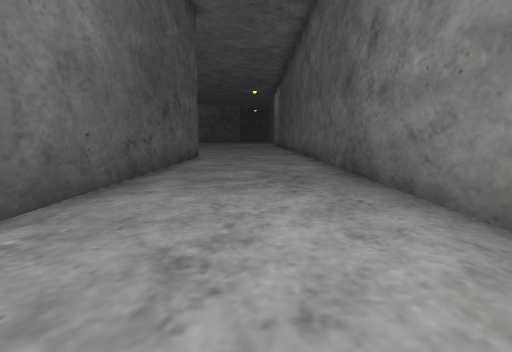
view 1 (above)

22 first-person views from a walk through a Godot game level. The camera is 1.2 m above the floor, tilts 6° down and sees 70° across. The floor is counted in squares, 1.73 m on a side. Each view is taken from the middle of a square. On the plan, view 1 faces up. The plan holds only what a view shows up to about 11 squares ahead; the rest is blank. The place goes on beyond the plan.

view 2
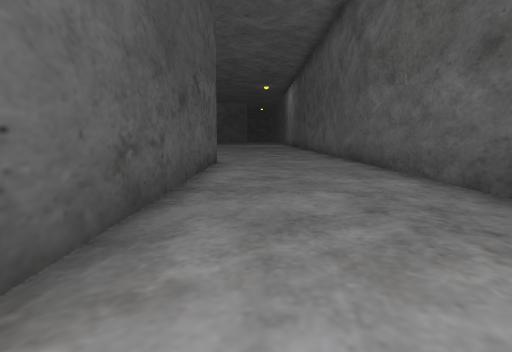

view 3
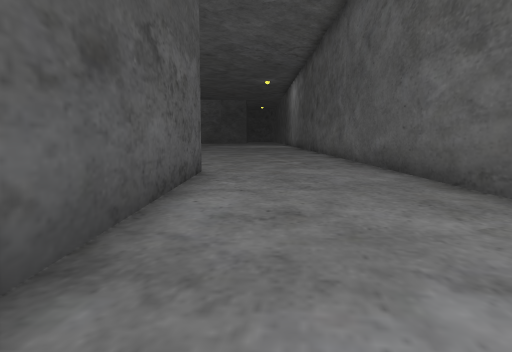

view 4
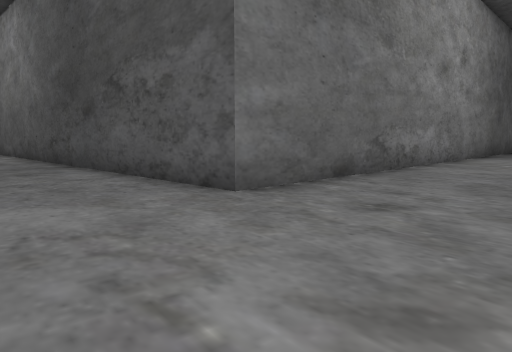

view 5
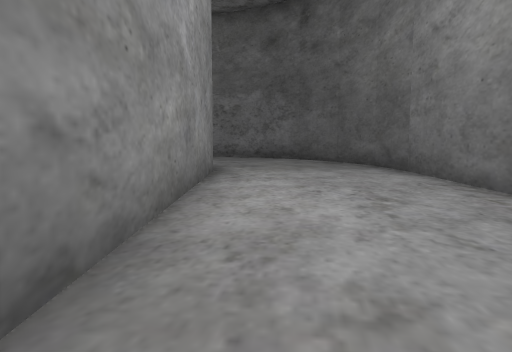

view 6
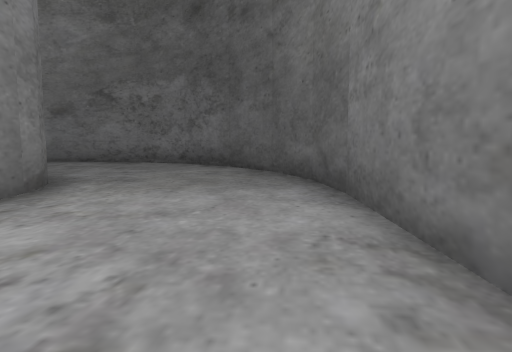

view 7
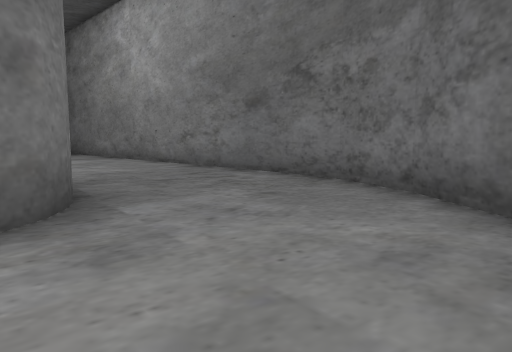

view 8
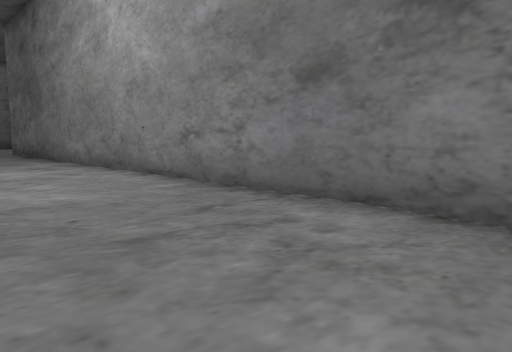

view 9
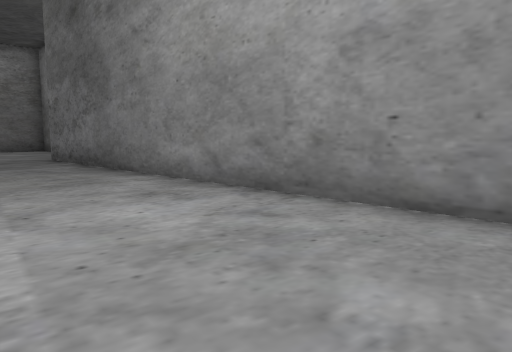

view 10
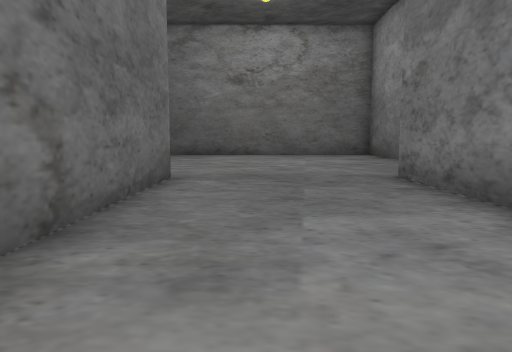

view 11
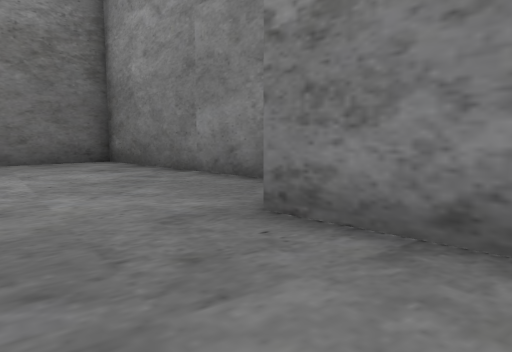

view 12
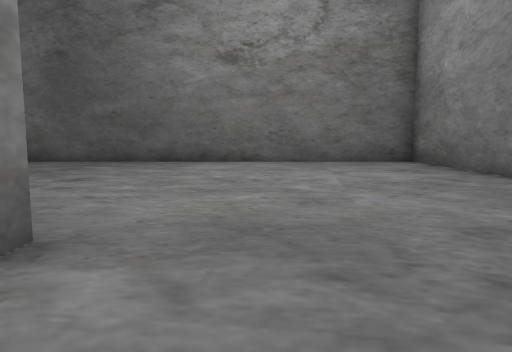

view 13
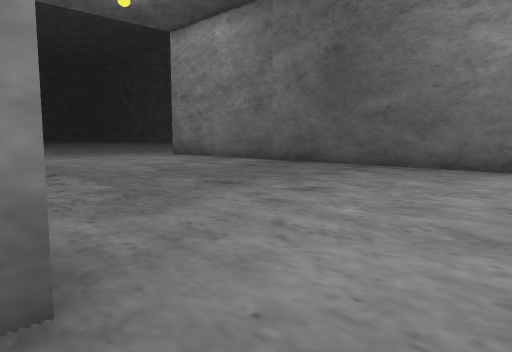

view 14
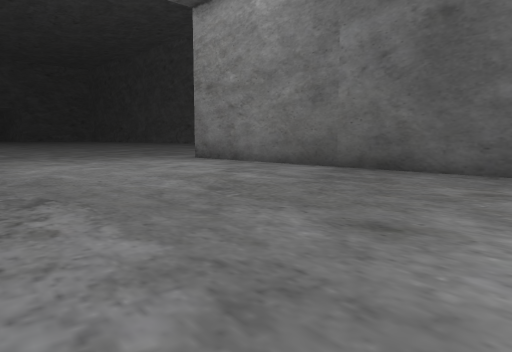

view 15
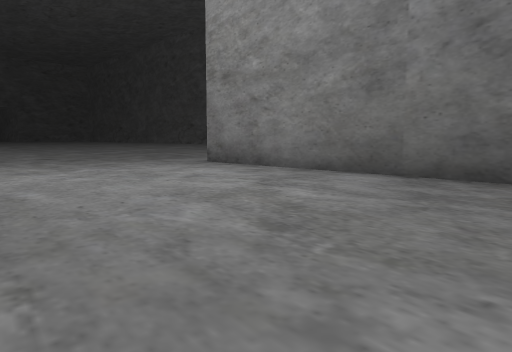

view 16
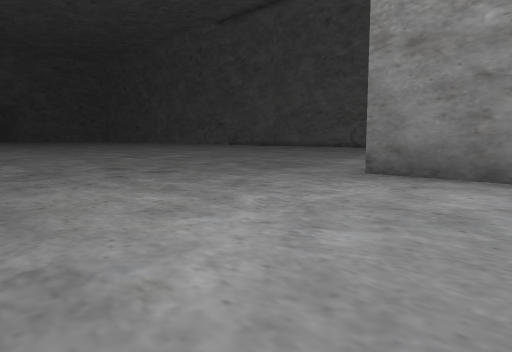

view 17
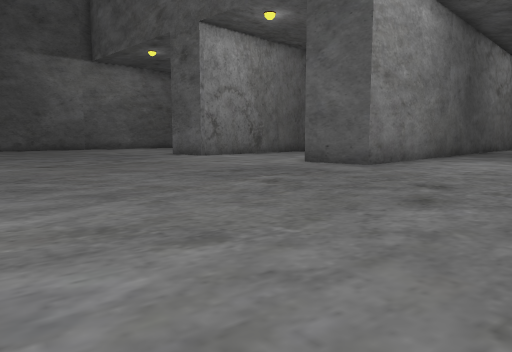

view 18
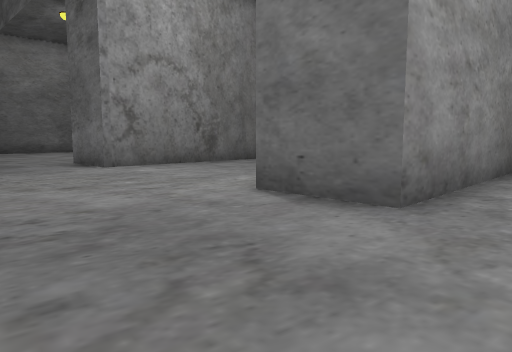

view 19
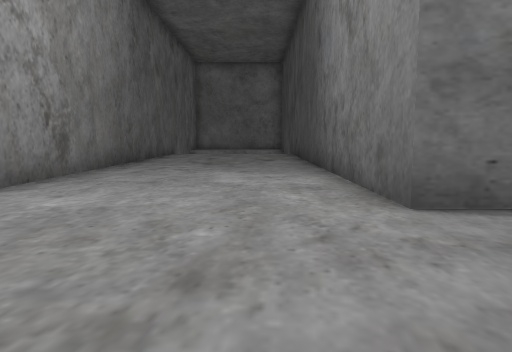

view 20
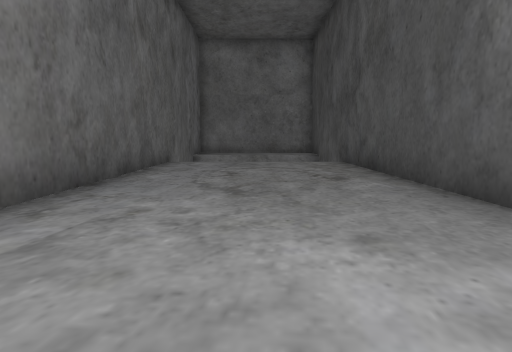

view 21
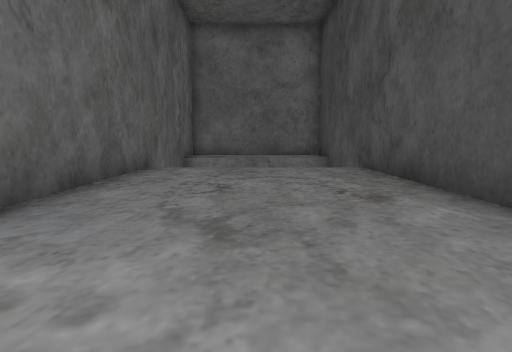

view 22
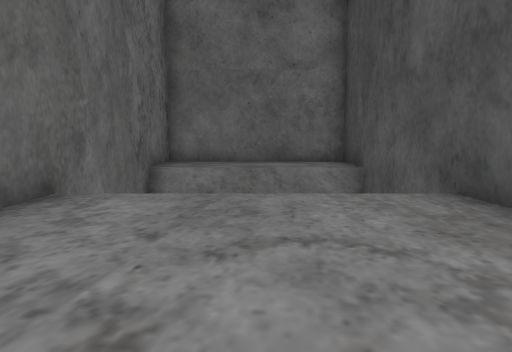

### Floor plan
Points are (right, up) in squares from view 1. A wall is a line through its corners. A room is listed if a view was taken in it or the views show most of it. See-through windows are left out.
Room 1 (views 1, 2, 3, 4, 5, 6, 7, 8, 9, 10, 11, 12, 13, 14, 15, 16, 17, 18, 19, 20, 21, 22)
walls: (19.5, -3.5) (15, -3.5); (21.2, -9.5) (27.5, -9.5) (27.5, 8.5) (29.5, 8.5) (29.5, -9.5) (34.5, -9.5) (34.5, 8.5) (36.5, 8.5); (3.4, -3.5) (2.6, -3.1) (2.2, -2.5) (1.9, -2); (3, -3.3) (2.5, -2.9); (1.9, -1.5) (1.9, 17.1); (1.9, -2.1) (1.9, -1.4); (3.8, -7.5) (19.5, -7.5); (2.3, -7.3) (4, -7.5); (-0.5, -5.7) (0.9, -6.7) (2.4, -7.3); (-1.9, -3) (-1.3, -4.5); (-1.4, -4.4) (-0.3, -5.8); (-11.3, 13.5) (-2.1, 13.5) (-2.1, -1.5) (-1.9, -3.1)

Where each view was taken, in squares from view 1:
view 1: 0 up, 0 right, facing up
view 2: 3 up, 1 left, facing up
view 3: 6 up, 1 left, facing up
view 4: 17 up, 1 right, facing down-left
view 5: 6 up, 1 right, facing down
view 6: 3 up, 1 left, facing down
view 7: 2 down, 1 left, facing down-right
view 8: 4 down, 2 right, facing down-right
view 9: 4 down, 7 right, facing down-right
view 10: 5 down, 13 right, facing right
view 11: 5 down, 17 right, facing down-right
view 12: 5 down, 17 right, facing right
view 13: 5 down, 19 right, facing up-right
view 14: 2 down, 20 right, facing up-right
view 15: 0 up, 21 right, facing up-right
view 16: 5 up, 21 right, facing up-right
view 17: 17 up, 23 right, facing down-right
view 18: 12 up, 26 right, facing down-right
view 19: 12 up, 31 right, facing down
view 20: 7 up, 32 right, facing down
view 21: 5 up, 32 right, facing down
view 22: 1 up, 32 right, facing down
